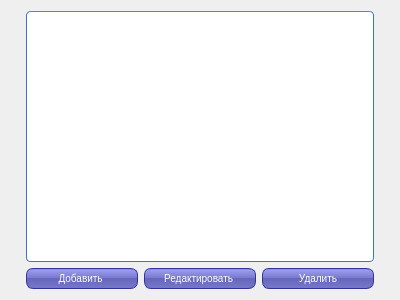
<?xml version="1.0" encoding="UTF-8"?>
<ui version="4.0">
 <class>mroFrm</class>
 <widget class="QDialog" name="mroFrm">
  <property name="geometry">
   <rect>
    <x>0</x>
    <y>0</y>
    <width>400</width>
    <height>300</height>
   </rect>
  </property>
  <property name="windowTitle">
   <string>mroFrm</string>
  </property>
  <property name="layoutDirection">
   <enum>Qt::LeftToRight</enum>
  </property>
  <property name="styleSheet">
   <string notr="true">QPushButton {
color: white;
background-color: QLinearGradient( x1: 0, y1: 0, x2: 0, y2: 1, stop: 0 #88d, stop: 0.1 #99e, stop: 0.49 #77c, stop: 0.5 #66b, stop: 1 #77c);
border-width: 1px;
border-color: #339;
border-style: solid;
border-radius: 7;
padding: 3px;
font-size: 10px;
padding-left: 5px;
padding-right: 5px;
min-width: 100px;
max-width: 100px;
min-height: 13px;
max-height: 13px;
}
QHeaderView {
    background-color: #fff;
    font-size:11px;
}
QHeaderView::section:horizontal {
    color: #fff;
    border-style: solid;
    background-color: qlineargradient( x1: 0, y1: 0, x2: 0, y2: 1,
                                        stop: 0 #4287ff, stop: 1 #356ccc);
 }
QTableView {
    border: 1px solid #3873d9;
    border-top-color: #4287ff;
    border-radius: 4px;
    background-color: #fff;
    background-image: url(:/img/other/background.png);
    gridline-color: #777;
    selection-background-color: rgb(235,110,36);
    color:#333;
    font-size:11px;
 }

QScrollBar:vertical {
     background: #e4e4e4;
     border-top-right-radius: 4px;
     border-bottom-right-radius: 4px;
     width: 12px;
     margin: 0px;
 }
 QScrollBar::handle:vertical {
    background-color: qlineargradient( x1: 0, y1: 0, x2: 1, y2: 0,
                                    stop: 0 #4287ff, stop: 1 #356ccc);
     border-radius: 4px;
     min-height: 20px;
     margin: 0px 2px 0px 2px;
 }
 QScrollBar::add-line:vertical {
     background: none;
     height: 0px;
     subcontrol-position: right;
     subcontrol-origin: margin;
 }
 QScrollBar::sub-line:vertical {
     background: none;
     height: 0px;
     subcontrol-position: left;
     subcontrol-origin: margin;
 }

QMessageBox QPushButton {
color: white;
background-color: QLinearGradient( x1: 0, y1: 0, x2: 0, y2: 1, stop: 0 #88d, stop: 0.1 #99e, stop: 0.49 #77c, stop: 0.5 #66b, stop: 1 #77c);
border-width: 1px;
border-color: #339;
border-style: solid;
border-radius: 7;
padding: 3px;
font-size: 10px;
padding-left: 5px;
padding-right: 5px;
min-width: 50px;
max-width: 50px;
min-height: 13px;
max-height: 13px;
}
</string>
  </property>
  <layout class="QGridLayout" name="gridLayout_2">
   <item row="0" column="0">
    <layout class="QGridLayout" name="gridLayout">
     <item row="0" column="0" colspan="3">
      <widget class="QTableView" name="tableView_Mro"/>
     </item>
     <item row="1" column="0">
      <widget class="QPushButton" name="pushButton_AddMro">
       <property name="text">
        <string>Добавить </string>
       </property>
      </widget>
     </item>
     <item row="1" column="1">
      <widget class="QPushButton" name="pushButton_EditMro">
       <property name="text">
        <string>Редактировать </string>
       </property>
      </widget>
     </item>
     <item row="1" column="2">
      <widget class="QPushButton" name="pushButton_RemoveMro">
       <property name="text">
        <string>Удалить</string>
       </property>
      </widget>
     </item>
    </layout>
   </item>
  </layout>
 </widget>
 <resources/>
 <connections/>
</ui>
